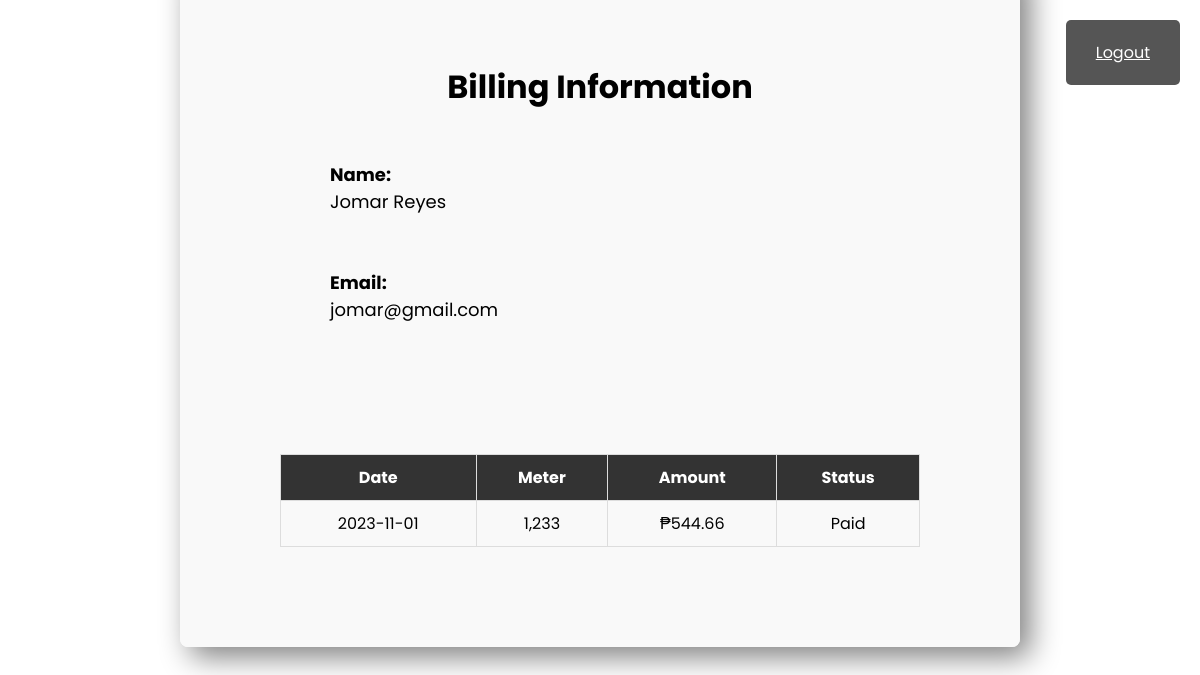
Page /WebSys/userForm.php (signed in) on the earlier database version.
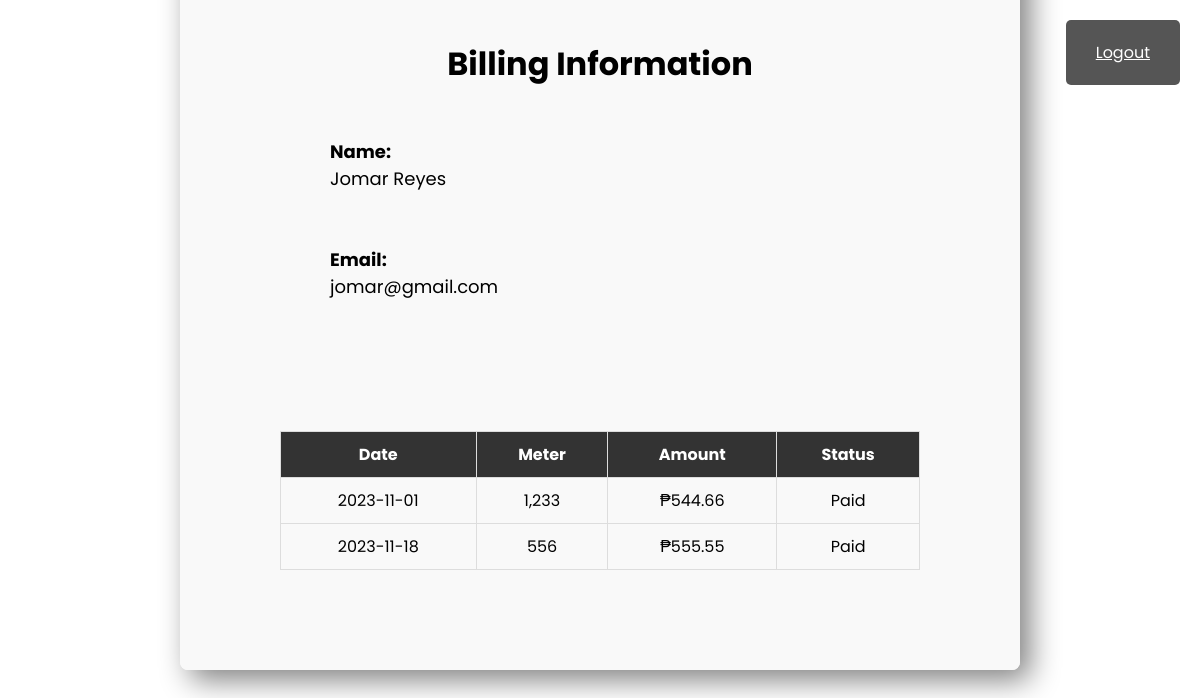
Same page on the later database version.
### tables this page shows
CREATE TABLE IF NOT EXISTS `tbl_bill` (
  `BillId` int NOT NULL AUTO_INCREMENT,
  `UserID` int NOT NULL,
  `Date` date NOT NULL,
  `Meter` float NOT NULL,
  `Amount` float NOT NULL,
  `Status` varchar(10) NOT NULL,
  PRIMARY KEY (`BillId`),
  KEY `UserID_fk_Bill` (`UserID`)
);

### WebSys/php/displayuserbill.php (called while the page is built)
<?php
require "dbCon.php";
$billData = array();
if (isset($_SESSION['UserID'])) {
    $userID = $_SESSION['UserID'];
    $sqlQuery = "CALL SP_DisplayUserBill('$userID')";
    $result = $conn->query($sqlQuery);
    if ($result) {
        while ($row = $result->fetch_assoc()) {
            $row['Amount'] = '₱' . number_format($row['Amount'], 2);
            $row['Meter'] = number_format($row['Meter']);
            $billData[] = $row;
        }
    } else {
        echo "Database query failed: " . $conn->error;
    }
} else {
    header("Location: ../login.php");
    exit();
}
?>

### WebSys/userForm.php (the view, shortened to what this page needs)
<?php require "./php/authenticateaccount.php" ?>
<!DOCTYPE html>
<html lang="en">
<head>
    <link rel="stylesheet" href="./css/userForm.css">
</head>
<body>
    <div class="whole-container">
        <h1>Billing Information</h1>
        <div class="banner">
            <div class="studentInfo-text1">
                <span class="text-label" style="font-weight: bold;">Name:</span><br/>
                <span class="text-info" id="name"><?php echo $_SESSION['Name']; ?></span><br><br><br>
                <div class="studentInfo-text">
                    <span class="text-label" style="font-weight: bold;">Email:</span><br/>
                    <span class="text-info" id="email"><?php echo $_SESSION['Email']; ?></span><br><br><br>
                </div>
            </div>
        </div>
<?php include "./php/displayuserbill.php" ?>
        <table>
            <thead>
                <tr>
                    <th>Date</th>
                    <th>Meter</th>
                    <th>Amount</th>
                    <th>Status</th>
                </tr>
            </thead>
            <tbody>
            <?php foreach ($billData as $bill) : ?>
            <tr>
                <td><?php echo $bill['Date']; ?></td>
                <td><?php echo $bill['Meter']; ?></td>
                <td><?php echo $bill['Amount']; ?></td>
                <td><?php echo $bill['Status']; ?></td>
            </tr>
            <?php endforeach; ?>
            </tbody>
        </table>
    </div>
    <a href="./php/logoutUser.php" class="logout-button">Logout</a>
</body>
</html>

Differences in the rows shown:
added tbl_bill: Date "2023-11-18", Meter "556", Amount "₱555.55", Status "Paid"
